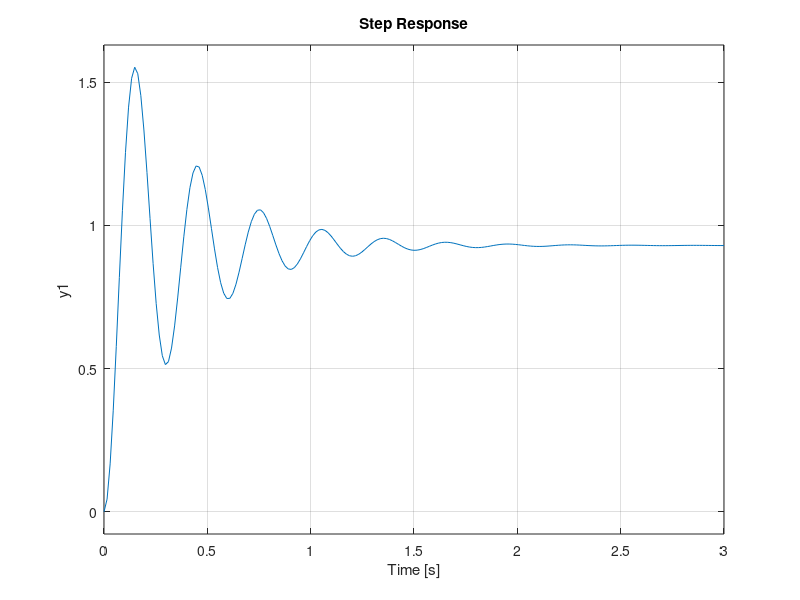

This chart was generated by the following MATLAB code:
#PROJETO: Sistema PI

#As repostas estao nas ultimas linhas do codigo

# 0 - Alocar polos nao-dominantes (5 vezes mais afastados que os dominantes)
# 1 - Valor de KI
# 2 - O que ocorre com o desempenho do sistema e com sinal de controle se
#     os polos não-dominantes forem alocados 10 vezes mais distantes dos dominantes?
# 3 - Por que há necessidade de se fazer a expansão com integrador?


#Requisitos
#Mp = 0,18 (18%)
#ts = 1,5s

%limpar imagens, variaveis e janela de comando
clear all
close all
clc

%carregar as bibliotecas
pkg load control
pkg load signal

### Caracteristicas do Sistema ###
# Overshoot
Mp = 0.18
# Tempo de Acomodacao
Ta = 1.5
# Coeficiente de Amortecimento
Zeta = sqrt((log(Mp))^2/((log(Mp)^2)+(pi^2)))
# Frequencia natural
Wn = 4/(Zeta*Ta)

#Espaco de Estados
A = [0 1; -5 -6]
B = [0; 1]
C = [1; 0]
D = [0]

#############################
##### Alocacao de Polos #####
#############################

### Polos Dominantes ###
sp_12_real = -Zeta*Wn
sp_12_imag = Wn*sqrt(1-Zeta^2)
sp_1_phase = rad2deg(atan(sp_12_imag/(sp_12_real*(-1))))
sp_2_phase = sp_1_phase*(-1)

s1s2_soma     =  (-1)*2*sp_12_real
s1s2_quadrado =  sp_12_real^2 + sp_12_imag^2

N_dominante = [1 s1s2_soma s1s2_quadrado]
func_dominante = tf(N_dominante,1)

### 2 Estados -> 2 ganhos K de realimentacao de estados ###
aloc_K1 = s1s2_quadrado
aloc_K2 = s1s2_soma
aloc_K = [aloc_K1 aloc_K2]

################################
##### Fórmula de Ackermann #####
################################

### Matrizes expendidas ###
Acker_Ai = [0 1 0; -5 -6 0; -1 0 0]
Acker_Bi = [0; 1; 0]
Acker_AB = [1; -6; 0]
Acker_A2B = [-6;31;-1]
Acker_Mci = [Acker_Bi Acker_AB Acker_A2B]
#Acker_Mci =
#    0    1   -6
#    1   -6   31
#    0    0   -1
Acker_det_Mci = det(Acker_Mci) #det(Mci)=1
Acker_inv_Mci = inv(Acker_Mci)
#Acker_Ki = [K -Ki] # [K -Acker_Ki] = [K1 K2 -Kf]

#Polod dominantes da planta
#Real       -> -2,6667
#Imaginaria ->  4,8855
#polo dominante = 5*(-2,6667)
a0 = s1s2_quadrado*(-1)*5*sp_12_real
a1 = (s1s2_soma*5*(-1)*sp_12_real)+(s1s2_quadrado)
a2 = (5*(-1)*sp_12_real)+(s1s2_soma)
N_dominante_2 = [1 a2 a1 a0]
func_dominante_2 = tf(N_dominante_2,1)

### Polinomio Matricial [psi(Ai,alpha_i)]###
Ai2 = Acker_Ai.*Acker_Ai
Ai3 = Ai2.*(Acker_Ai)
Poli_matricial_psi = Ai3 + (Ai2*a2) + Acker_Ai*a1 + a0.*[1 0 0; 0 1 0; 0 0 1]

Ki = [0 0 1]*(Acker_inv_Mci.*Poli_matricial_psi)
#Ki =
#    0          0  -413.0512
#Ganho Integrativo = Ki = 413.0512

###################
##### GRAFICO #####
###################

#Planta
Gp = tf(1,N_dominante)

#Controlador PI (Ki/s)
#s0 = (-1)*sp_12_real*5;
#NGc = (-413.0512).*[1 s0];
#DGc = [1 0];
#Gc_PI = tf(NGc,DGc)
Gc_PI = (tf((-1)*Ki,1))

#Sensor
H = tf(1,1)

#Malha Fechada
GcGp = Gc_PI*Gp
Ts = feedback(GcGp,H)
figure
step(Ts)

#####################
##### RESPOSTAS #####
#####################

# KI = 413,0512

# Se o polo nao-dominante for alocado a 10 vezes distante em relacao aos polos dominantes,
# o desempenho sera inferior comparado ao 5 vezes distante em relacao aos polos dominantes,
# pois, quanto mais distante o polo nao-dominante estivcer em relacao ao polo-dominante, ele
# influenciara no sistema cada vez menos. Assim, caso contrario, ou seja, quanto mais perto dos
# polos-dominantes, maior sera sua influencia em relacao aos polos dominantes.
